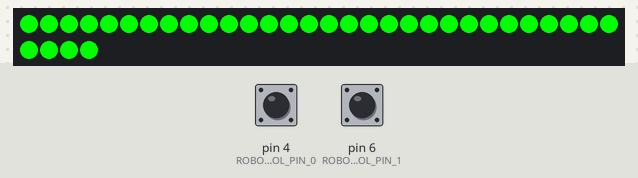
Simulated run of this sketch. Board: Arduino Uno, built with avr-gcc and run on an emulated ATmega328P. On the bench: 34 RGB LEDs in strip order, left to right, continuing on the next row. The test bench sets the inputs (shaded band); at power-on: pin 4 (ROBORIO_COLOR_CONTROL_PIN_0) HIGH, pin 6 (ROBORIO_COLOR_CONTROL_PIN_1) HIGH.

Above: at 1.2 s.
1.3 s: pin 4 (ROBORIO_COLOR_CONTROL_PIN_0) pulled LOW for 0.15 s
At 1.42 s:
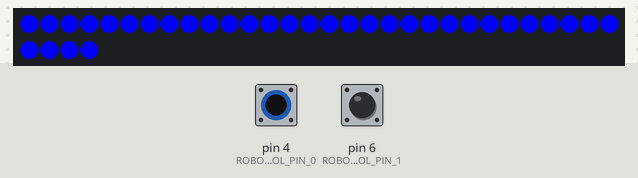
3.0 s: pin 6 (ROBORIO_COLOR_CONTROL_PIN_1) pulled LOW for 0.15 s
At 3.11 s:
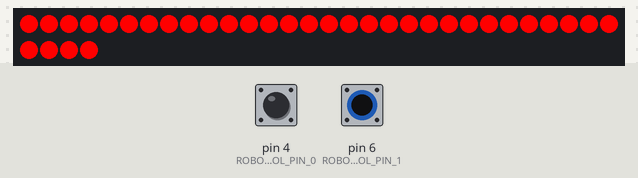
4.6 s: pin 6 (ROBORIO_COLOR_CONTROL_PIN_1) pulled LOW for 3.2 s
9.3 s: pin 4 (ROBORIO_COLOR_CONTROL_PIN_0) pulled LOW for 3.2 s
At 10.6 s:
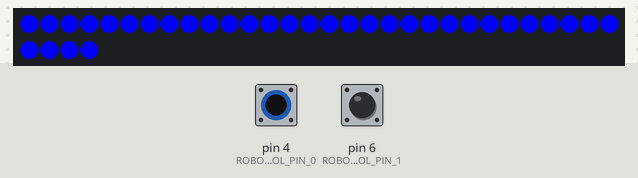
14.0 s: pin 4 (ROBORIO_COLOR_CONTROL_PIN_0) driven LOW and pin 6 (ROBORIO_COLOR_CONTROL_PIN_1) driven LOW
At 15.0 s:
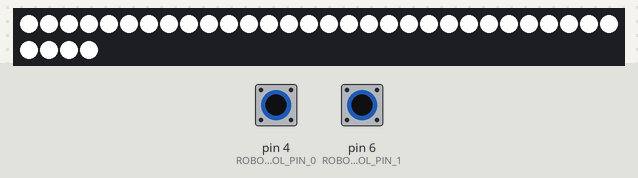
Timing chart, 0 to 16.5 s (numbered marks = the images above; inputs shaded):
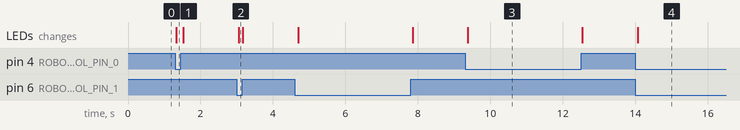

Measured:
- after the input at 1.3 s, the LEDs: change at once (image 1)
- after the input at 3.0 s, the LEDs: change after 0.06 s (image 2)
- after the input at 9.3 s, the LEDs: change after 0.08 s (image 3)
- after the input at 14.0 s, the LEDs: change after 0.07 s (image 4)

The sketch:

2025_sprint1_nano_code.ino
```cpp
#include <Adafruit_NeoPixel.h>

#define NEOPIXEL_CONTROL_PIN 2
#define LED_COUNT  34
#define ROBORIO_COLOR_CONTROL_PIN_0 4
#define ROBORIO_COLOR_CONTROL_PIN_1 6

Adafruit_NeoPixel strip(LED_COUNT, NEOPIXEL_CONTROL_PIN, NEO_GRB + NEO_KHZ800);

const uint32_t WHITE = strip.Color(255, 255, 255);
const uint32_t BLUE = strip.Color(0, 0, 255);
const uint32_t RED = strip.Color(255, 0, 0);
const uint32_t GREEN = strip.Color(0, 255, 0);
uint32_t currentColor = GREEN;


void setup() {
  strip.begin();
  pinMode(ROBORIO_COLOR_CONTROL_PIN_0, INPUT_PULLUP);
  pinMode(ROBORIO_COLOR_CONTROL_PIN_1, INPUT_PULLUP);
}

void loop() {
  // Reset all pixels to off. Does not change LED color until show() is called.
  strip.clear();

  currentColor = readColorControlPins();
  // Set the NeoPixel LED color
  for(int i=0; i<LED_COUNT; i++) {
    strip.setPixelColor(i, currentColor);
  }
  strip.show();
  delay(100);
}

uint32_t readColorControlPins() {
  int pin0State = digitalRead(ROBORIO_COLOR_CONTROL_PIN_0);
  int pin1State = digitalRead(ROBORIO_COLOR_CONTROL_PIN_1);

  if (pin0State == LOW && pin1State == LOW) {
    return WHITE;
  } else if (pin0State == LOW && pin1State == HIGH) {
    return BLUE;
  } else if (pin0State == HIGH && pin1State == LOW) {
    return RED;
  } else {
    return GREEN;
  }
}
```
